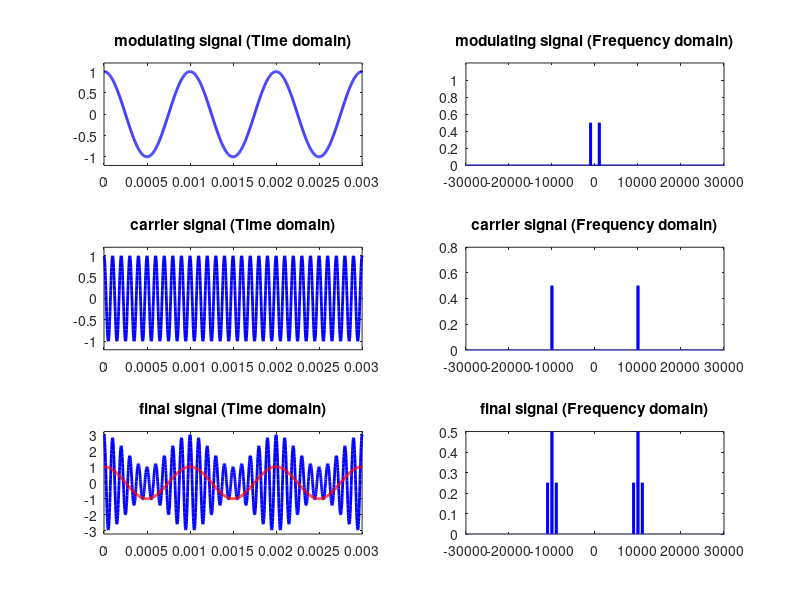
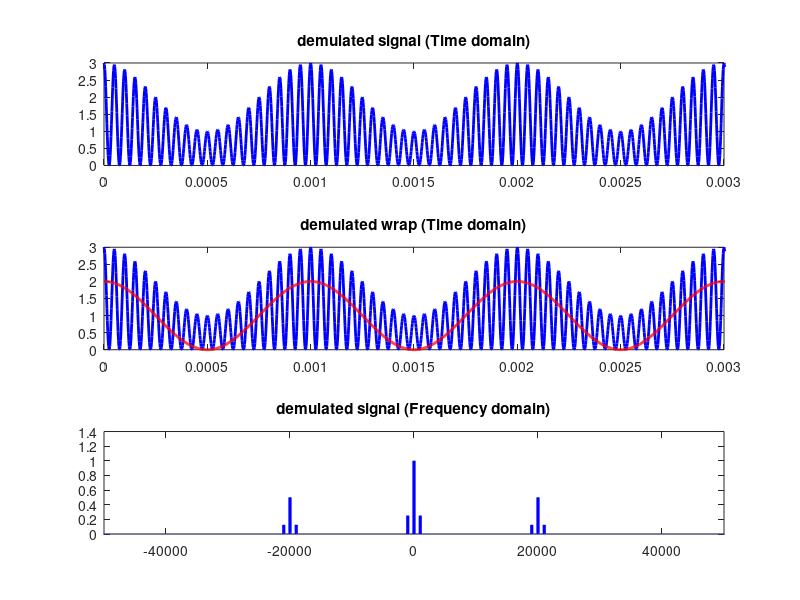

MATLAB code for these plots, in order:
clc; clear all; close all

% Defining the signals amplitude. 
A_modulating = 1;
A_carrier = 1;
A_dc = 2; 

% Defining the modulation index.
m = A_modulating/A_dc;

% Defining the signals frequency
f_modulating = 1000;
f_carrier = 10000;

% Defining the period and frequency of sampling: 
fs = 50*f_carrier;
Ts = 1/fs;
T = 1/f_modulating;

% Defining the sinal period. 
t_inicial = 0;
t_final = 2;

% defining the time vector; 
t = [t_inicial:Ts:t_final];

% calculating the time step;
f_step = 1/t_final;

% defining the frequency vector; 
f = [-fs/2:f_step:fs/2];

% defining the modulating and carrier signals;
modulating_signal = A_modulating*cos(2*pi*f_modulating*t);
carrier_signal = A_carrier*cos(2*pi*f_carrier*t);

% creating the modulated signal by multiplying the modulating and carrier: 
final_signal = (A_dc + modulating_signal) .* carrier_signal; 

% creating the modulated signal by multiplying the modulating and carrier (option 2): 
%final_signal = A_dc .* (1 + m * cos(2*pi*f_modulating)) .* A_carrier*cos(2*pi*f_carrier*t);

% creating the modulated signal by multiplying the modulating and carrier (option 3): 
%final_signal = A_dc .* carrier_signal + ((A_dc * A_carrier * m)/2) * (cos(2*pi*f_carrier - 2*pi*f_modulating)*t + cos(2*pi*f_carrier + 2*pi*f_modulating)*t);

% calculating the FFT of the signals
modulating_F = fft(modulating_signal)/length(modulating_signal);
modulating_F = fftshift(modulating_F);

carrier_F = fft(carrier_signal)/length(carrier_signal);
carrier_F = fftshift(carrier_F);

% calculating the FFT of the modulated signal
final_F = fft(final_signal)/length(final_signal);
final_F = fftshift(final_F);

% Plotting the signals
figure(1)
subplot(321)
plot(t,modulating_signal,'b', 'LineWidth', 2)
xlim([0 3*T])
ylim([-1.2*A_modulating 1.2*A_modulating])
title('modulating signal (Time domain)')

subplot(323)
plot(t,carrier_signal, 'b', 'LineWidth', 2)
xlim([0 3*T])
ylim([-1.2*A_carrier 1.2*A_carrier])
title('carrier signal (Time domain)')

subplot(325), 'LineWidth', 2
plot(t,final_signal, 'b', 'LineWidth', 2)
xlim([0 3*T])
hold on
plot(t,modulating_signal, 'r', 'LineWidth', 2)
xlim([0 3*T])
ylim([-1.6*A_dc 1.6*A_dc])
title('final signal (Time domain)')

subplot(322)
plot(f,abs(modulating_F), 'b', 'LineWidth', 2)
xlim([-3*f_carrier 3*f_carrier])
ylim([0 1.2*A_modulating])
title('modulating signal (Frequency domain)')

subplot(324)
plot(f,abs(carrier_F), 'b', 'LineWidth', 2)
xlim([-3*f_carrier 3*f_carrier])
ylim([0 0.8*A_carrier])
title('carrier signal (Frequency domain)')

subplot(326)
plot(f,abs(final_F), 'b', 'LineWidth', 2)
xlim([-3*f_carrier 3*f_carrier])
ylim([0 0.5*A_modulating])
title('final signal (Frequency domain)')

% Demodulating the signal:
demulated_signal = final_signal .* carrier_signal; 

% calculating the FFT of the demulated signal
demulated_F = fft(demulated_signal)/length(demulated_signal);
demulated_F = fftshift(demulated_F);

% plotting the demulated signal
figure(2)
subplot(311)
plot(t,demulated_signal,'b', 'LineWidth', 2)
xlim([0 3*T])
title('demulated signal (Time domain)')

subplot(312)
plot(t,demulated_signal,'b', 'LineWidth', 2)
xlim([0 3*T])
hold on; 
plot(t,modulating_signal+max(modulating_signal),'r', 'LineWidth', 2)
xlim([0 3*T])
title('demulated wrap (Time domain)')

subplot(313)
plot(f,abs(demulated_F), 'b', 'LineWidth', 2)
xlim([5*-f_carrier f_carrier*5])
title('demulated signal (Frequency domain)')